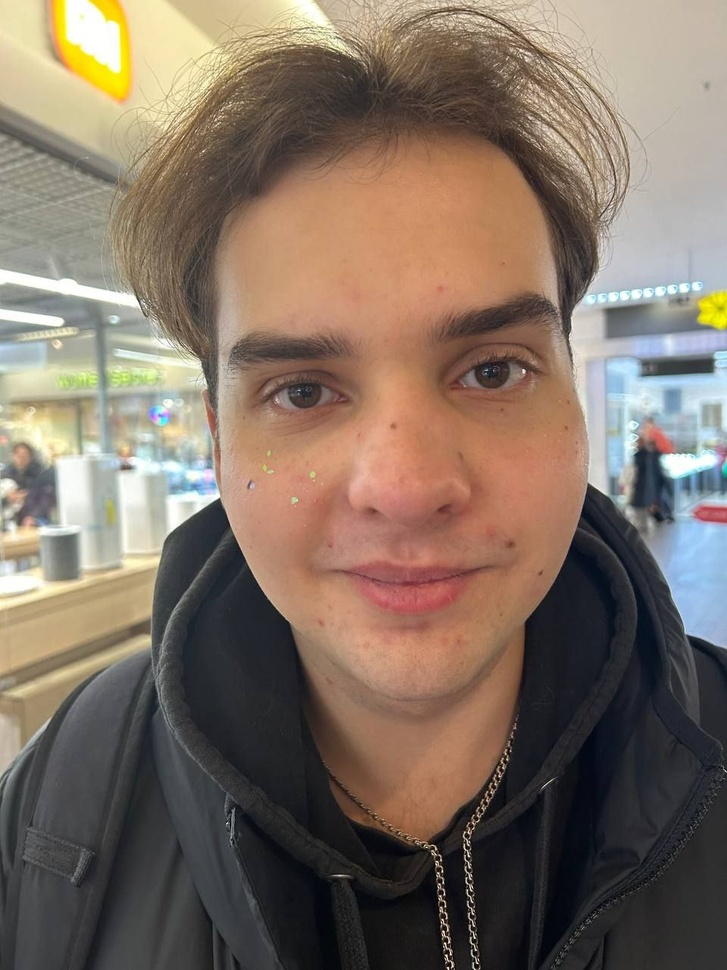
#> input picture data-science_zalik/me.jpg, 727 x 970 px, shrunk from 960 x 1280 before the run
$ python main.py
#> lines starting #> are read from the running program, lines starting #| are printed output that depends on the picture; after the words box and inside, x2 and y2 are one past the last pixel; in counts of white or black regions, pixels touching at a corner belong together
import cv2

image = cv2.imread('me.jpg')
#> image is the input picture: shape (970, 727, 3); mean B, G, R 99.7, 112.8, 128.7

gray = cv2.cvtColor(image, cv2.COLOR_BGR2GRAY)
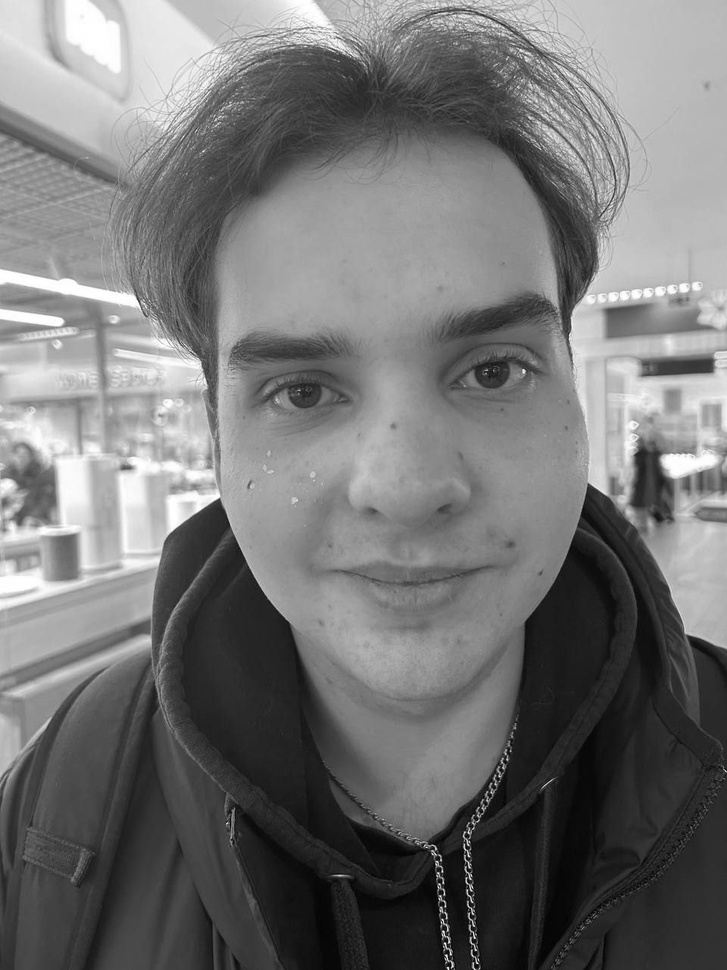
#> gray: shape (970, 727); min 0, max 255, mean 116.1

face_cascade = cv2.CascadeClassifier(cv2.data.haarcascades + 'haarcascade_frontalface_default.xml')

faces = face_cascade.detectMultiScale(gray, scaleFactor=1.3, minNeighbors=5)
#> faces = [[151, 189, 488, 488]]

for (x, y, w, h) in faces:
    cv2.rectangle(image, (x, y), (x + w, y + h), (0, 255, 0), 2)
#> this loop made 1 pass
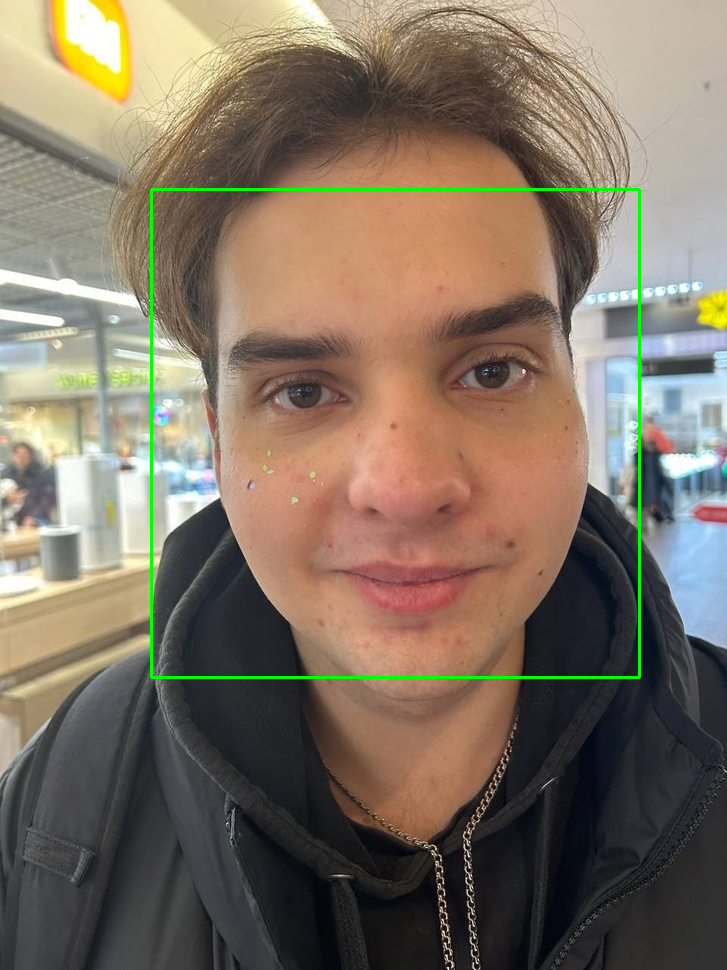
#> image: shape (970, 727, 3); 0.83% of pixels changed, all inside (x1, y1, x2, y2) = (150, 188, 641, 679)

cv2.imshow('Face', image)
cv2.waitKey(0)
cv2.destroyAllWindows()
